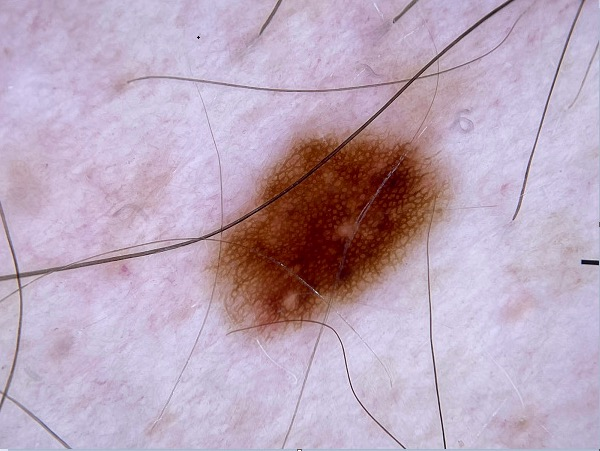
#> input picture DigitalHairRemoval/inputImages2/115_LENTIGINOUS MELANOCYTIC NEVUS, PREDOMINANTLY JUNCTIONAL TYPE .jpg, 600 x 451 px, found by its file name; its folder holds only this picture in this run
$ python new.py
#> lines starting #> are read from the running program, lines starting #| are printed output that depends on the picture; after the words box and inside, x2 and y2 are one past the last pixel; in counts of white or black regions, pixels touching at a corner belong together
import numpy as np
import cv2
import os
import sys
from pathlib import Path

if __name__ == "__main__":
    #get alpha and beta values
    alpha, beta =2, -420
    # get directory path where the images are stored
    image_dir = "/Users/aaangd/DigitalHairRemoval/inputImages2/"
    # get directory path where you want to save the images
    output_dir = "/Users/aaangd/DigitalHairRemoval/outputImages2/"
    kernel = cv2.getStructuringElement(1,(17,17))
    #ret,thresh2 = cv2.threshold(blackhat,10,255,cv2.THRESH_BINARY)
    #iterate through all the files in the image directory
    for _, _, image_names in os.walk(image_dir):
        #iterate through all the files in the image_dir

        for image_name in image_names:
              #print (image_names)

            # check for extension .jpg
            if '.jpg' in image_name:
                # get image read path(path should not contain spaces in them)
                filepath = os.path.join(image_dir, image_name)
                # get image write path
                dstpath = os.path.join(output_dir, image_name)
                print(filepath, dstpath)
                # read the image
                image = cv2.imread(filepath)
#> image is the input picture: shape (451, 600, 3); mean B, G, R 186.6, 167.4, 187.2
                # do your processing
               # image2 = cv2.addWeighted(image, alpha,np.zeros_like(image),0,beta)
                grayScale = cv2.cvtColor( image, cv2.COLOR_RGB2GRAY )
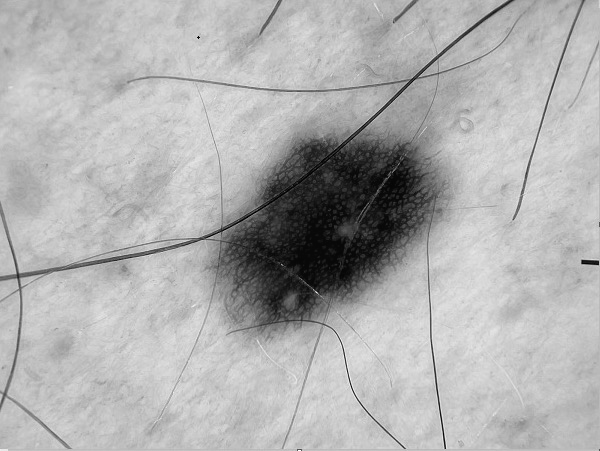
#> grayScale: shape (451, 600); min 2, max 254, mean 175.4
                blackhat = cv2.morphologyEx(grayScale, cv2.MORPH_BLACKHAT, kernel)
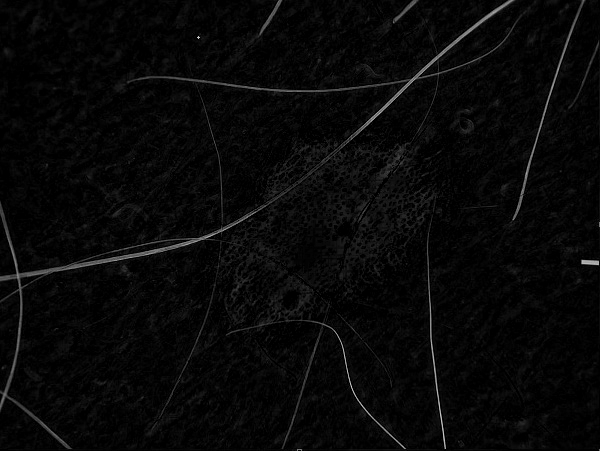
#> blackhat: shape (451, 600); min 0, max 209, mean 7.9
                ret,thresh2 = cv2.threshold(blackhat,10,255,cv2.THRESH_BINARY)
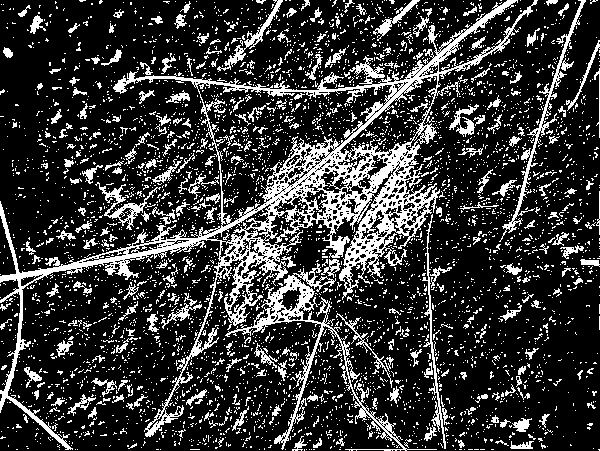
#> thresh2: shape (451, 600); 21.5% white in thin lines or dots
                dst = cv2.inpaint(image,thresh2,1,cv2.INPAINT_TELEA)
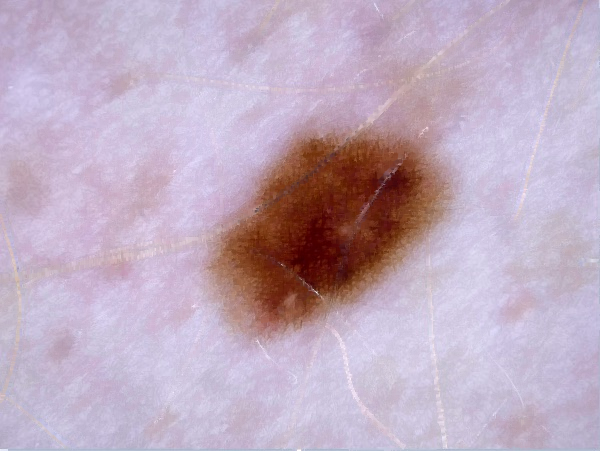
#> dst: shape (451, 600, 3); mean B, G, R 191, 171.8, 191.6
                #hsv = cv2.cvtColor(image2, cv2.COLOR_BGR2HSV)
                # write the image in a different path with the same name
                cv2.imwrite(dstpath, dst)
                #print(image.shape, image2.shape, hsv.shape)

$ run again, on DigitalHairRemoval/inputImages2/137_verruca vulgaris.jpg
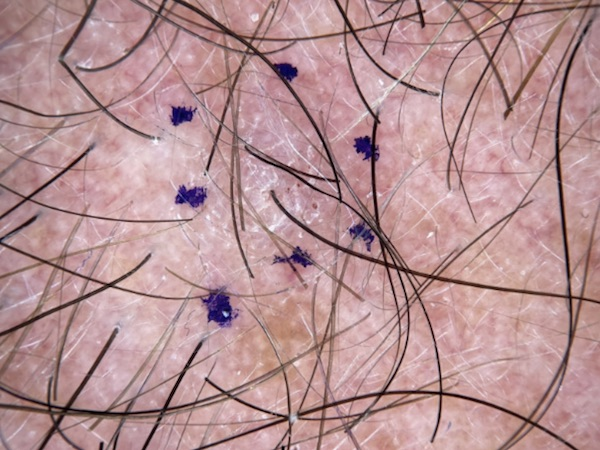
#> input picture DigitalHairRemoval/inputImages2/137_verruca vulgaris.jpg, 600 x 450 px, found by its file name
#> image is the input picture: shape (450, 600, 3); mean B, G, R 147.7, 145.3, 181.9
#> `ret,thresh2 = cv2.threshold(blackhat,10,255,cv2.THRESH_BINARY)`:
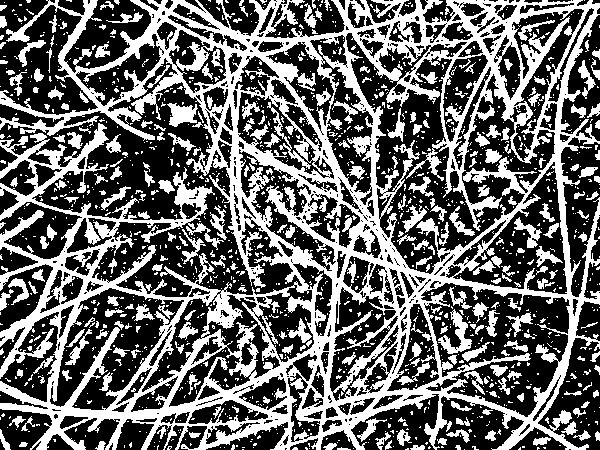
#> thresh2: shape (450, 600); 40.6% white; 1605 white regions (1334 under 20 px), largest, box (x1, y1, x2, y2) and area: (0, 0, 600, 450) 84507, (438, 309, 472, 354) 555, (167, 103, 198, 127) 461
#> `dst = cv2.inpaint(image,thresh2,1,cv2.INPAINT_TELEA)`:
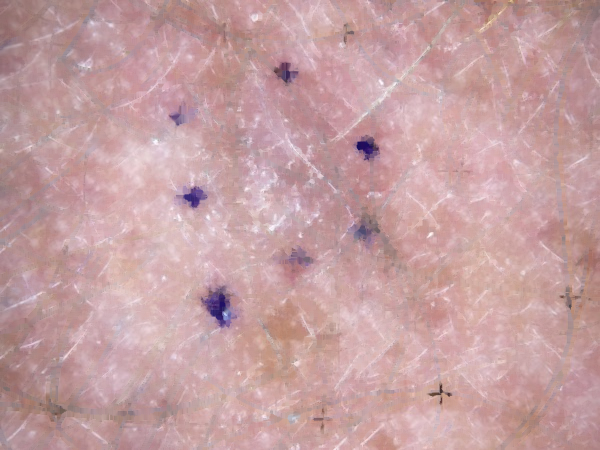
#> dst: shape (450, 600, 3); mean B, G, R 162.1, 159.7, 196.9

$ run again, on DigitalHairRemoval/inputImages2/117_SUPERFICIAL BASAL CELL CARCINOMA.jpg
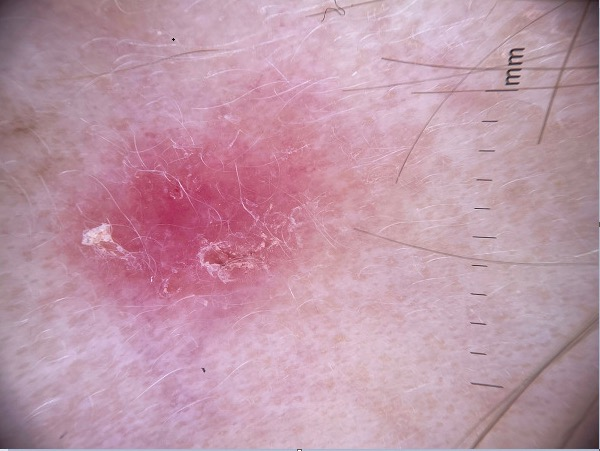
#> input picture DigitalHairRemoval/inputImages2/117_SUPERFICIAL BASAL CELL CARCINOMA.jpg, 600 x 451 px, found by its file name
#> image is the input picture: shape (451, 600, 3); mean B, G, R 167.1, 150.4, 189.9
#> `ret,thresh2 = cv2.threshold(blackhat,10,255,cv2.THRESH_BINARY)`:
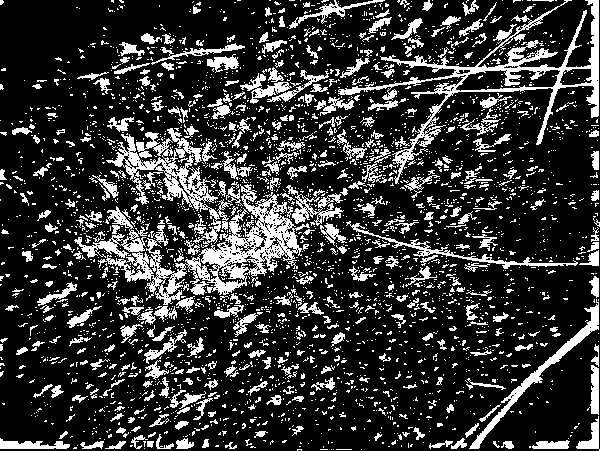
#> thresh2: shape (451, 600); 20.8% white; 3211 white regions (2804 under 20 px), largest, box (x1, y1, x2, y2) and area: (74, 184, 310, 305) 7250, (338, 0, 599, 184) 5497, (106, 128, 233, 248) 3352
#> `dst = cv2.inpaint(image,thresh2,1,cv2.INPAINT_TELEA)`:
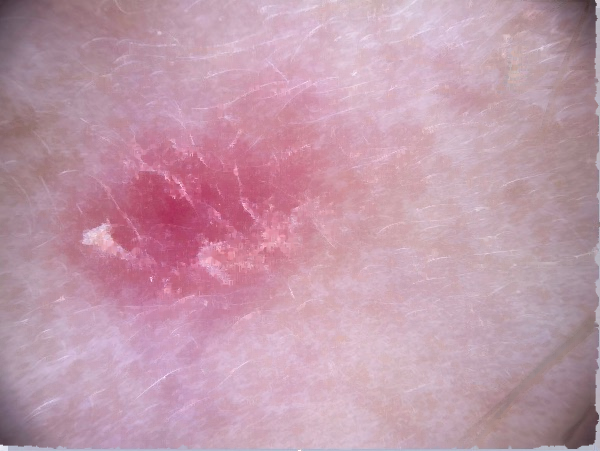
#> dst: shape (451, 600, 3); mean B, G, R 170.2, 153.4, 192.8
